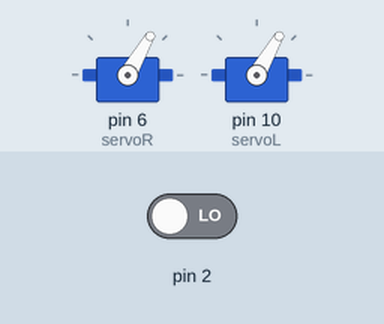
Recording of a sketch running on a simulated Arduino Uno, built with avr-gcc and run on an emulated ATmega328P. Parts: 2 × servo. The inputs (shaded band) are chosen by the test bench; at power-on: pin 2 LOW.

Above: at 1.2 s.
1.3 s: pin 2 driven HIGH
At 2.2 s:
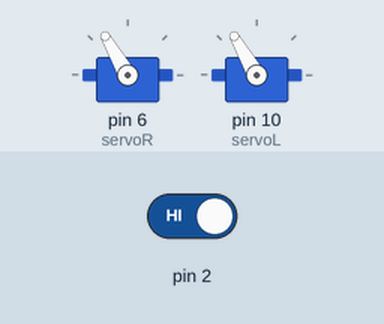
2.8 s: pin 2 driven LOW
At 3.4 s:
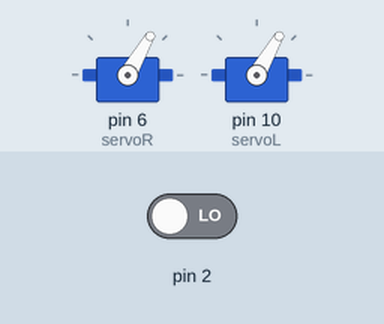
Timing chart, 0 to 5.8 s (numbered marks = the images above; inputs shaded):
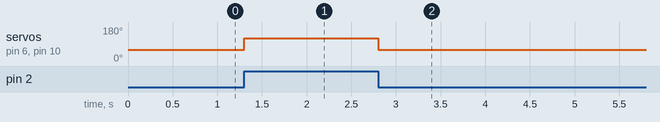

Measured:
- after the input at 1.3 s, servo on pin 6 (servoR), servo on pin 10 (servoL): 60° → 120° at once
- after the input at 2.8 s, servo on pin 6 (servoR), servo on pin 10 (servoL): 120° → 60° at once

The sketch:

TwoServosOneSwitch.ino
```cpp
/*
 * Servo and Switch integreation testing
 */
#include <Servo.h>

Servo servoR;
Servo servoL;

void setup() {

  servoR.attach(6);
  servoL.attach(10);
  pinMode(INPUT,2);
}

void loop() {

  if (PIND & 2<<1){
    servoR.write(120);
    servoL.write(120);
  }
  else {
    servoR.write(60);
    servoL.write(60);
  }
  delay(1);
}
```
